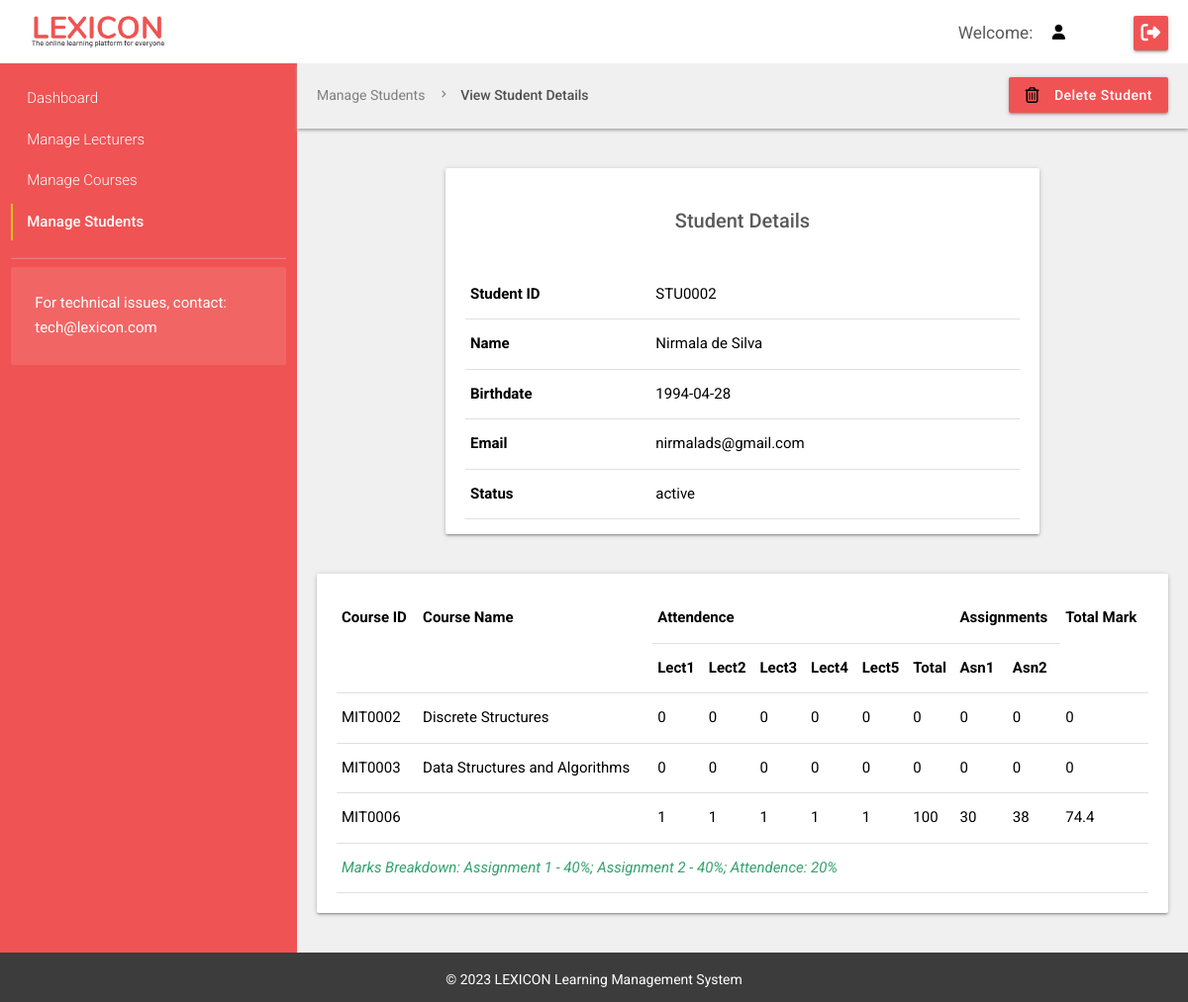
Page /Lexicon_LMS/viewstudent.php?id=STU0002 (signed in) on the committed database.
### tables this page shows
CREATE TABLE `student` (
  `sID` char(7) NOT NULL,
  `sName` varchar(75) NOT NULL,
  `sPassword` varchar(75) NOT NULL,
  `sEmail` varchar(75) NOT NULL,
  `sDOB` date NOT NULL,
  `usertype` varchar(8) NOT NULL DEFAULT 'student',
  `status` varchar(10) NOT NULL DEFAULT 'pending'
);

CREATE TABLE `course` (
  `cID` char(7) NOT NULL,
  `cName` varchar(75) NOT NULL,
  `category` varchar(15) NOT NULL,
  `cDesc` text NOT NULL,
  `startDate` date NOT NULL,
  `endDate` date NOT NULL,
  `lecAssigned` char(7) NOT NULL
);

### Lexicon_LMS/viewstudent.php (the view, shortened to what this page needs)
<?php
include_once('header.php');
if(isset($_GET['id'])){
	$id = $_GET['id'];
	$result_stu = mysqli_query($dbconnect,"SELECT * FROM `student` WHERE `sID`='$id' LIMIT 1");
}
else{
	header('location: managestudents.php');
}
?>
<main class="row flex width-full margin-0">
	<?php include_once('aside.php');?>
	<section class="col s12 l9 m9 bg-grey  padding-none-imp">
		<div class="breadcrumb-container">
			<div class="inline" style="display: inline;">
	        	<a href="managestudents.php" class="breadcrumb">Manage Students</a>
	        	<a href="?id=<?php echo $id;?>" class="breadcrumb">View Student Details</a>
	      	</div>
	      	<a class="waves-effect waves-light  btn right " onclick="return confirm('Are you sure you want to delete <?php echo $row['sID'];?>?')" href="?type=student&delete=<?php echo $row['sID'];?>" style="margin-top:-6px;"><i class="far fa-trash-alt material-icon left" style="font-size: 16px;"></i>Delete Student</a>
		</div>
		<div class="padding-lr-20">
			<?php if (mysqli_num_rows($result_stu) > 0) {
				$row = mysqli_fetch_assoc($result_stu); ?>
				<div class="card margin-top-40 margin-bottom-40 margin-auto" style="max-width:600px;" >
					<div class="card-content">
					    <h4 class="card-title center-align">Student Details</h4>
					    <br>
						<table class="highlight responsive-table">
					        <tr>
					            <th>Student ID</th>
					            <td colspan="2"><?php echo $row['sID']?></td>
					        </tr>
					        <tr>
					          	<th>Name</th>
					          	<td colspan="2"><?php echo $row['sName']?></td>
					        </tr>
					        <tr>
					          	<th>Birthdate</th>
					          	<td colspan="2"><?php echo $row['sDOB']?></td>
					        </tr>
					        <tr>
					          	<th>Email</th>
					          	<td colspan="2"><?php echo $row['sEmail']?></td>
					        </tr>
					        <tr>
					          	<th>Status</th>
					         	<?php
					         	if($row['status'] == "pending"){ ?>
				          			<td>
				          				<form action="?id=<?php echo $id;?>" method="post">
				      					<select name="status-update" id="status-update">
											<option selected value="<?php echo $row['status'];?>"><?php echo $row['status'];?></option>
											<option value="active">approve</option>
											<option value="delete">reject</option>
										</select>
									</td>
									<td>
										<button type="submit" class=" btn btn-small" name="save" ><i class="fas fa-save material-icon left"></i>Save</button>
										</form>
									</td>
						<?php 	}
								else{ ?>
									<td colspan="2"><?php echo $row['status']?></td>
						<?php 	}  ?>
					        </tr>
					    </table>
					</div>
				</div>
			<?php if($row['status'] != "pending"){ ?>
			<div class=" card bg-white padding-lr-20 padding-tb-20 margin-top-40 margin-bottom-40">
				<table class="highlight responsive-table">
			        <thead>
				        <tr>
				            <th rowspan="2">Course ID</th>
				            <th rowspan="2">Course Name</th>
				            <th colspan="6">Attendence</th>
				            <th colspan="2">Assignments</th>
				            <th rowspan="2">Total Mark</th>
				        </tr>
				        <tr>
				        	<th>Lect1</th>
				        	<th>Lect2</th>
				            <th>Lect3</th>
				            <th>Lect4</th>
				            <th>Lect5</th>
				            <th>Total</th>
				            <th>Asn1</th>
				            <th>Asn2</th>
				        </tr>
				    </thead>
				    <tbody>
				    <?php
			      		$fetch_query = "SELECT * FROM `course-enrolled` WHERE `studID` = '$id'";
						$check = mysqli_query($dbconnect, $fetch_query);
						if (mysqli_num_rows($check) > 0){
							while($row_stu = mysqli_fetch_assoc($check)){
								$course_id= $row_stu['courseID'];
								$course = mysqli_query($dbconnect, "SELECT * FROM `course` WHERE `cID` = '$course_id'");
								$result_course = mysqli_fetch_assoc($course);
								$course_name = $result_course['cName'];  ?>
								<tr>
									<td><?php echo $row_stu['courseID'];?></td>
									<td><?php echo $course_name;?></td>
									<td><?php echo $row_stu['lect1'];?></td>
									<td><?php echo $row_stu['lect2'];?></td>
									<td><?php echo $row_stu['lect3'];?></td>
									<td><?php echo $row_stu['lect4'];?></td>
									<td><?php echo $row_stu['lect5'];?></td>
									<td><?php echo $row_stu['totalAttend'];?></td>
									<td><?php echo $row_stu['asn1'];?></td>
									<td><?php echo $row_stu['asn2'];?></td>
									<td><?php echo $row_stu['courseMark'];?></td>
								</tr>
					<?php
							}
						}
						else {
							echo "<tr><td colspan='11'>No courses enrolled by students</td></tr>";
						}
				      ?>
				      </tbody>
				      <tfoot>
				      		<tr>
								<td colspan='11'><em class="color-green">Marks Breakdown: Assignment 1 - 40%; Assignment 2 - 40%; Attendence: 20%</em></td>
							</tr>
				      </tfoot>
				  </table>
			</div>
	<?php }
		}
		else{
			echo "<br>";
			array_push($errors, "No student account found with given student ID");
			include('errors.php');
		} ?>
		</div>
	</section>
</main>
			<?php
include_once('footer.php');
?>

### rows in the picture
student: sID "STU0002", sName "Nirmala de Silva", sDOB "1994-04-28", sEmail "nirmalads@gmail.com", status "active"
course-enrolled: courseID "MIT0002", courseID.cName "Discrete Structures", lect1 "0", lect2 "0", lect3 "0", lect4 "0", lect5 "0", totalAttend "0", asn1 "0", asn2 "0", courseMark "0"
course-enrolled: courseID "MIT0003", courseID.cName "Data Structures and Algorithms", lect1 "0", lect2 "0", lect3 "0", lect4 "0", lect5 "0", totalAttend "0", asn1 "0", asn2 "0", courseMark "0"
course-enrolled: courseID "MIT0006", lect1 "1", lect2 "1", lect3 "1", lect4 "1", lect5 "1", totalAttend "100", asn1 "30", asn2 "38", courseMark "74.4"
